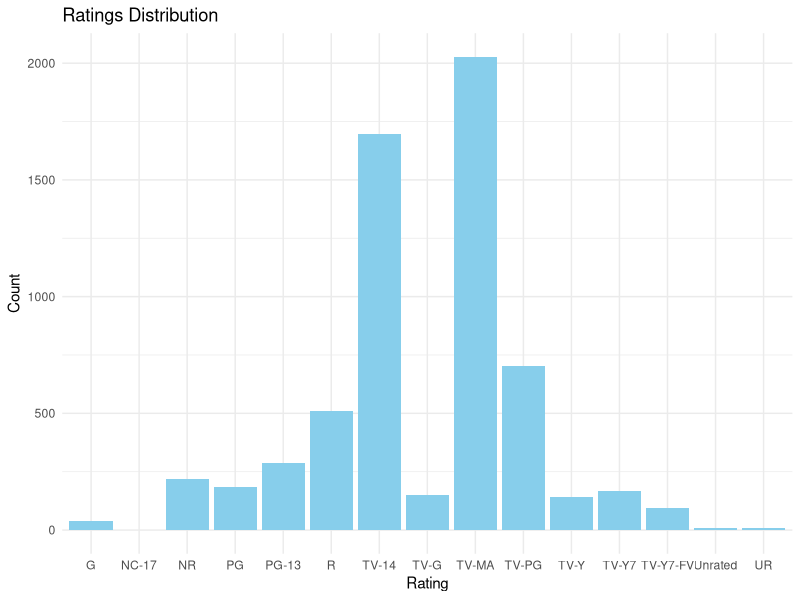

Reproduce this figure in R.
setwd("C:/Users/Ayobola Kazeem/MSDA Programming Python and R")
netflix_data <- read.csv("Netflix_shows_movies_cleaned.csv")
install.packages("ggplot2") 
library(ggplot2)
ggplot(netflix_data, aes(x = rating)) +
  geom_bar(fill = "skyblue") +
  theme_minimal() +
  labs(title = "Ratings Distribution",
       x = "Rating",
       y = "Count")
